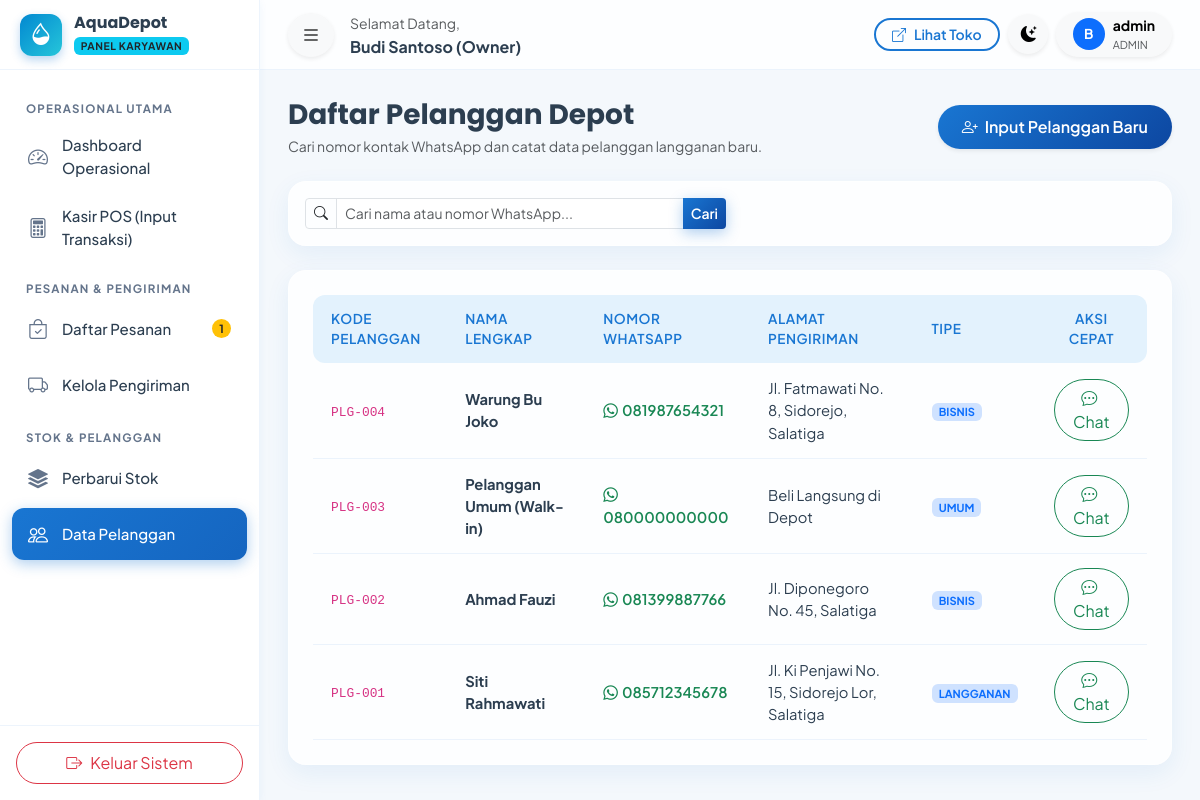
Screenshot of /karyawan/pelanggan.php (signed in) with the database file from the repository.
### tables this page shows
CREATE TABLE `pengaturan` (
  `id` INT AUTO_INCREMENT PRIMARY KEY,
  `nama_depot` VARCHAR(100) NOT NULL DEFAULT 'AquaDepot',
  `slogan` VARCHAR(255) DEFAULT 'Air Minum Bersih, Sehat, dan Higienis untuk Keluarga Anda',
  `alamat` TEXT NOT NULL,
  `no_telepon` VARCHAR(20) DEFAULT '081234567890',
  `no_whatsapp` VARCHAR(20) DEFAULT '6281234567890',
  `email` VARCHAR(100) DEFAULT 'info@aquadepot.id',
  `jam_operasional` VARCHAR(100) DEFAULT 'Senin - Minggu: 07.00 - 20.00 WIB',
  `ongkos_kirim_default` DECIMAL(12,2) DEFAULT 3000.00,
  `rekening_bank` TEXT DEFAULT 'Bank BCA: 123-456-7890 a.n. AquaDepot\nBank Mandiri: 987-654-3210 a.n. AquaDepot',
  `maps_embed` TEXT DEFAULT '<iframe src=\"https://maps.google.com/maps?q=Jl.+Ki+Penjawi+12-10,+Sidorejo+Lor,+Kec.+Sidorejo,+Kota+Salatiga,+Jawa+Tengah+50714&t=&z=15&ie=UTF8&iwloc=&output=embed\" width=\"100%\" height=\"350\" style=\"border:0;\" allowfullscreen=\"\" loading=\"lazy\"></iframe>',
  `logo` VARCHAR(255) DEFAULT 'logo.png',
  `updated_at` DATETIME DEFAULT CURRENT_TIMESTAMP ON UPDATE CURRENT_TIMESTAMP
);

CREATE TABLE `pelanggan` (
  `id` INT AUTO_INCREMENT PRIMARY KEY,
  `user_id` INT NULL,
  `kode_pelanggan` VARCHAR(20) NOT NULL UNIQUE,
  `nama` VARCHAR(100) NOT NULL,
  `no_telepon` VARCHAR(20) NOT NULL,
  `alamat` TEXT NOT NULL,
  `tipe_pelanggan` ENUM('umum', 'langganan', 'bisnis') NOT NULL DEFAULT 'umum',
  `created_at` DATETIME DEFAULT CURRENT_TIMESTAMP,
  `updated_at` DATETIME DEFAULT CURRENT_TIMESTAMP ON UPDATE CURRENT_TIMESTAMP,
  CONSTRAINT `fk_pelanggan_users` FOREIGN KEY (`user_id`) REFERENCES `users` (`id`) ON DELETE SET NULL ON UPDATE CASCADE
);

### config/config.php (called while the page is built, shortened)
<?php
function base_url($path = '') {
    $path = ltrim($path, '/');
    return BASE_URL . ($path ? '/' . $path : '');
}
function url($path = '') {
    return base_url($path);
}
function asset($path = '') {
    return base_url('assets/' . ltrim($path, '/'));
}
function get_pengaturan() {
    static $settings = null;
    if ($settings === null) {
        try {
            $db = Database::getConnection();
            $stmt = $db->query("SELECT * FROM pengaturan LIMIT 1");
            $settings = $stmt->fetch();
        } catch (Exception $e) {
            $settings = [
                'nama_depot' => 'AquaDepot',
                'slogan' => 'Air Bersih & Higienis',
                'alamat' => 'Jl. Ki Penjawi 12-10, Sidorejo Lor, Kec. Sidorejo, Kota Salatiga, Jawa Tengah 50714',
                'no_telepon' => '081234567890',
                'no_whatsapp' => '6281234567890',
                'email' => 'info@aquadepot.id',
                'jam_operasional' => '07.00 - 20.00 WIB',
                'ongkos_kirim_default' => 3000,
                'rekening_bank' => 'BCA: 123-456-7890 a/n AquaDepot'
            ];
        }
    }
    return $settings;
}

### karyawan/pelanggan.php (the view, shortened to what this page needs)
<?php
require_once __DIR__ . '/../config/config.php';
$db = Database::getConnection();
$search = trim($_GET['search'] ?? '');
$query = "SELECT * FROM pelanggan WHERE 1=1";
$params = [];
$query .= " ORDER BY id DESC";
$stmt = $db->prepare($query);
$stmt->execute($params);
$customers = $stmt->fetchAll();
?>
<!DOCTYPE html>
<html lang="id" data-bs-theme="light">
<head>
    <link href="https://cdn.jsdelivr.net/npm/bootstrap@5.3.3/dist/css/bootstrap.min.css" rel="stylesheet">
    <link rel="stylesheet" href="https://cdn.jsdelivr.net/npm/bootstrap-icons@1.11.3/font/bootstrap-icons.min.css">
    <link rel="stylesheet" href="https://cdn.jsdelivr.net/npm/sweetalert2@11/dist/sweetalert2.min.css">
    <link rel="stylesheet" href="<?= asset('css/style.css') ?>">
</head>
<body data-base-url="<?= base_url() ?>">
<div class="app-wrapper">
    <?php require_once __DIR__ . '/../includes/sidebar_karyawan.php'; ?>
    <div class="app-main">
        <?php require_once __DIR__ . '/../includes/topbar.php'; ?>
        <div class="app-content">
            <div class="d-flex flex-wrap justify-content-between align-items-center gap-3 mb-4">
                <div>
                    <h3 class="fw-bold mb-1">Daftar Pelanggan Depot</h3>
                    <p class="text-muted small mb-0">Cari nomor kontak WhatsApp dan catat data pelanggan langganan baru.</p>
                </div>
                <button type="button" class="btn btn-primary rounded-pill px-4 shadow-sm" data-bs-toggle="modal" data-bs-target="#newCustomerModal">
                    <i class="bi bi-person-plus me-1"></i> Input Pelanggan Baru
                </button>
            </div>
            <div class="glass-card p-3 mb-4">
                <form method="GET" action="" class="row g-2">
                    <div class="col-md-6">
                        <div class="input-group input-group-sm">
                            <span class="input-group-text bg-transparent"><i class="bi bi-search"></i></span>
                            <input type="text" name="search" class="form-control" placeholder="Cari nama atau nomor WhatsApp..." value="<?= htmlspecialchars($search) ?>">
                            <button type="submit" class="btn btn-primary">Cari</button>
                        </div>
                    </div>
                </form>
            </div>
            <div class="glass-card p-4">
                <div class="table-responsive">
                    <table class="table-modern small">
                        <thead>
                            <tr>
                                <th>Kode Pelanggan</th>
                                <th>Nama Lengkap</th>
                                <th>Nomor WhatsApp</th>
                                <th>Alamat Pengiriman</th>
                                <th>Tipe</th>
                                <th class="text-center">Aksi Cepat</th>
                            </tr>
                        </thead>
                        <tbody>
                            <?php foreach ($customers as $c): ?>
                                <tr>
                                    <td><code><?= htmlspecialchars($c['kode_pelanggan']) ?></code></td>
                                    <td class="fw-bold"><?= htmlspecialchars($c['nama']) ?></td>
                                    <td>
                                        <a href="https://wa.me/<?= preg_replace('/[^0-9]/', '', $c['no_telepon']) ?>" target="_blank" class="text-success text-decoration-none fw-semibold">
                                            <i class="bi bi-whatsapp me-1"></i><?= htmlspecialchars($c['no_telepon']) ?>
                                        </a>
                                    </td>
                                    <td><?= htmlspecialchars($c['alamat']) ?></td>
                                    <td>
                                        <span class="badge bg-primary-subtle text-primary text-uppercase"><?= $c['tipe_pelanggan'] ?></span>
                                    </td>
                                    <td class="text-center">
                                        <a href="https://wa.me/<?= preg_replace('/[^0-9]/', '', $c['no_telepon']) ?>" target="_blank" class="btn btn-xs btn-outline-success rounded-pill px-3">
                                            <i class="bi bi-chat-dots me-1"></i> Chat
                                        </a>
                                    </td>
                                </tr>
                            <?php endforeach; ?>
                        </tbody>
                    </table>
                </div>
            </div>
        </div>
    </div>
</div>
</body>
</html>

### includes/sidebar_karyawan.php
<?php
require_once __DIR__ . '/../config/config.php';
$pengaturan = get_pengaturan();
try {
    $db = Database::getConnection();
    $stmtPending = $db->query("SELECT COUNT(*) FROM pesanan WHERE status_pesanan = 'menunggu_konfirmasi'");
    $pendingOrdersCount = (int)$stmtPending->fetchColumn();
} catch (Exception $e) {
    $pendingOrdersCount = 0;
}
$currentFile = basename($_SERVER['PHP_SELF']);
?>
<aside class="app-sidebar">
    <div class="sidebar-brand">
        <div class="brand-icon" style="background: linear-gradient(135deg, #0288D1 0%, #26C6DA 100%);">
            <i class="bi bi-droplet-half"></i>
        </div>
        <div class="overflow-hidden">
            <h6 class="mb-0 fw-bold text-truncate"><?= htmlspecialchars($pengaturan['nama_depot']) ?></h6>
            <span class="badge bg-info text-dark text-uppercase" style="font-size: 0.65rem; letter-spacing: 0.5px;">Panel Karyawan</span>
        </div>
    </div>
    <div class="sidebar-menu">
        <div class="menu-title">Operasional Utama</div>
        <ul class="nav flex-column">
            <li class="nav-item">
                <a class="nav-link <?= ($currentFile == 'index.php') ? 'active' : '' ?>" href="<?= url('karyawan/index.php') ?>">
                    <i class="bi bi-speedometer2"></i>
                    <span>Dashboard Operasional</span>
                </a>
            </li>
            <li class="nav-item">
                <a class="nav-link <?= ($currentFile == 'kasir.php') ? 'active' : '' ?>" href="<?= url('karyawan/kasir.php') ?>">
                    <i class="bi bi-calculator"></i>
                    <span>Kasir POS (Input Transaksi)</span>
                </a>
            </li>
        </ul>
        <div class="menu-title">Pesanan & Pengiriman</div>
        <ul class="nav flex-column">
            <li class="nav-item">
                <a class="nav-link <?= ($currentFile == 'pesanan.php') ? 'active' : '' ?>" href="<?= url('karyawan/pesanan.php') ?>">
                    <i class="bi bi-bag-check"></i>
                    <span>Daftar Pesanan</span>
                    <?php if ($pendingOrdersCount > 0): ?>
                        <span class="badge rounded-pill bg-warning text-dark ms-auto"><?= $pendingOrdersCount ?></span>
                    <?php endif; ?>
                </a>
            </li>
            <li class="nav-item">
                <a class="nav-link <?= ($currentFile == 'pengiriman.php') ? 'active' : '' ?>" href="<?= url('karyawan/pengiriman.php') ?>">
                    <i class="bi bi-truck"></i>
                    <span>Kelola Pengiriman</span>
                </a>
            </li>
        </ul>
        <div class="menu-title">Stok & Pelanggan</div>
        <ul class="nav flex-column">
            <li class="nav-item">
                <a class="nav-link <?= ($currentFile == 'stok.php') ? 'active' : '' ?>" href="<?= url('karyawan/stok.php') ?>">
                    <i class="bi bi-stack"></i>
                    <span>Perbarui Stok</span>
                </a>
            </li>
            <li class="nav-item">
                <a class="nav-link <?= ($currentFile == 'pelanggan.php') ? 'active' : '' ?>" href="<?= url('karyawan/pelanggan.php') ?>">
                    <i class="bi bi-people"></i>
                    <span>Data Pelanggan</span>
                </a>
            </li>
        </ul>
    </div>
    <div class="p-3 border-top mt-auto" style="border-color: var(--card-border) !important;">
        <a href="<?= url('auth/logout.php') ?>" class="btn btn-outline-danger w-100 rounded-pill py-2 d-flex align-items-center justify-content-center gap-2">
            <i class="bi bi-box-arrow-right"></i>
            <span>Keluar Sistem</span>
        </a>
    </div>
</aside>

### rows the page displays
pengaturan: nama_depot "AquaDepot"
pelanggan: kode_pelanggan "PLG-004", nama "Warung Bu Joko", no_telepon "081987654321", alamat "Jl. Fatmawati No. 8, Sidorejo, Salatiga", tipe_pelanggan "BISNIS"
pelanggan: kode_pelanggan "PLG-003", nama "Pelanggan Umum (Walk-in)", no_telepon "080000000000", alamat "Beli Langsung di Depot", tipe_pelanggan "UMUM"
pelanggan: kode_pelanggan "PLG-002", nama "Ahmad Fauzi", no_telepon "081399887766", alamat "Jl. Diponegoro No. 45, Salatiga", tipe_pelanggan "BISNIS"
pelanggan: kode_pelanggan "PLG-001", nama "Siti Rahmawati", no_telepon "085712345678", alamat "Jl. Ki Penjawi No. 15, Sidorejo Lor, Salatiga", tipe_pelanggan "LANGGANAN"

### other values shown
$pendingOrdersCount "1"
$user['nama_lengkap'] "Budi Santoso (Owner)"
substr($user['nama_lengkap'] ?? 'U', 0, 1) "B"
$user['username'] "admin"
$user['role_name'] "ADMIN"
